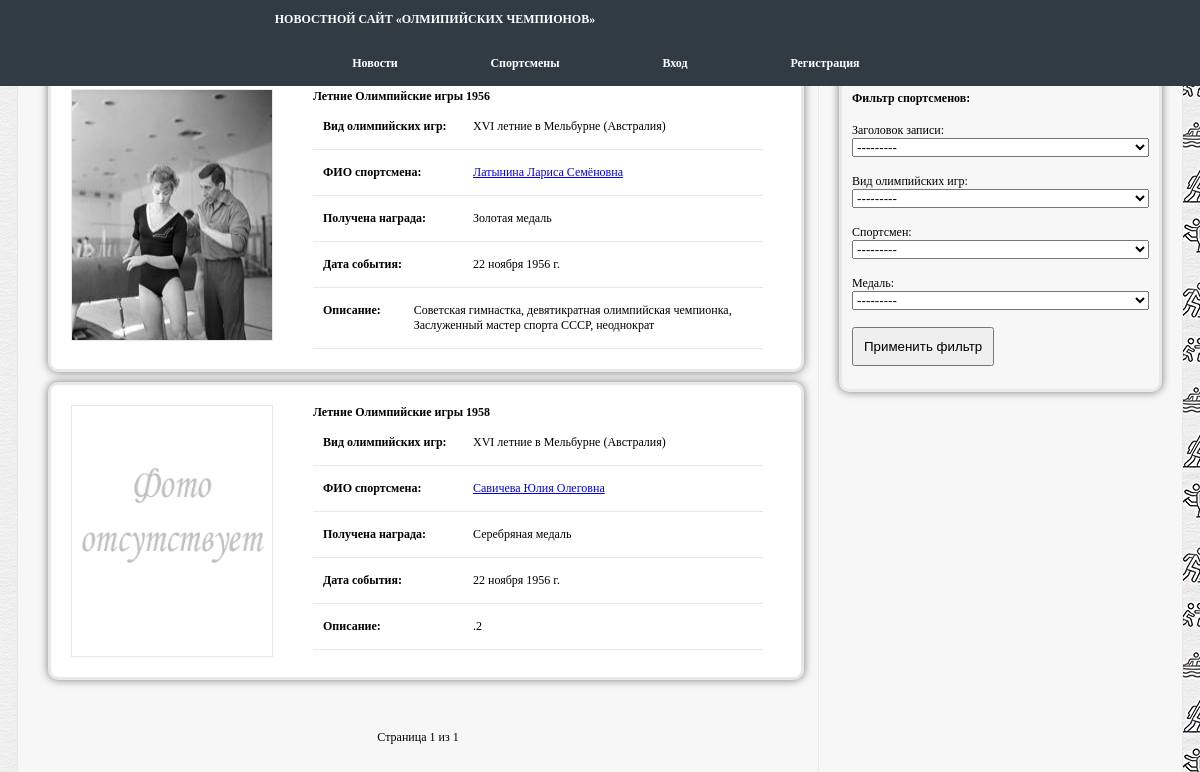
Page /news/ on the committed database.
### app/olimp/models.py (models this page shows, shortened)
class Stand(models.Model):
    stand_name = models.CharField(
        max_length=40,
        verbose_name="Заголовок записи",
        null=False,
        blank=False,
    )
    stand_description = models.TextField(
        verbose_name="Описание записи",
        max_length=100,
        null=False,
        blank=False,
    )
    sportsman_id = models.ForeignKey(
        "Sportsman",
        on_delete=models.CASCADE,
        related_name="Sportsman_Stand",
        verbose_name="Спортсмен",
        null=False,
        blank=False,
    )
    view_olimp_id = models.ForeignKey(
        "ViewOlimp",
        on_delete=models.CASCADE,
        related_name="ViewOlimp_Stand",
        verbose_name="Вид олимпийских игр",
        null=False,
        blank=False,
    )
    medal_id = models.ForeignKey(
        "Medal",
        on_delete=models.CASCADE,
        related_name="Medal_Stand",
        verbose_name="Медаль",
        null=False,
        blank=False,
    )
    date_event = models.DateField(
        verbose_name="Дата олимпиады",
        null=True,
        blank=False,
    )
    stand_is_visible = models.BooleanField(
        default=False,
        verbose_name="Скрытая запись",
        null=True,
        blank=True,
    )
    def __str__(self):
        return self.stand_name
    class Meta:
        verbose_name = "СТЕНД"
        verbose_name_plural = "СТЕНД"

class Sportsman(models.Model):
    sportsman_name = models.CharField(
        max_length=50,
        verbose_name="ФИО спортсмена",
        null=False,
        blank=False,
    )
    sportsman_country = models.CharField(
        max_length=30,
        verbose_name="Страна",
        null=False,
        blank=False,
    )
    sportsman_birthday = models.DateField(
        max_length=8,
        verbose_name="Дата рождения",
        null=False,
        blank=False,
    )
    sportsman_biogrpahy = models.TextField(
        verbose_name="Биография",
        null=True,
        blank=True,
    )
    view_sports_id = models.ForeignKey(
        "ViewSports",
        on_delete=models.CASCADE,
        related_name="ViewSports_Sportsman",
        verbose_name="Вид спорта",
        null=False,
        blank=False,
    )
    trener_id = models.ForeignKey(
        "Trener",
        on_delete=models.CASCADE,
        related_name="Trener_Sportsman",
        verbose_name="Тренер",
        null=False,
        blank=False,
    )
    sportsman_img = models.ImageField(
        upload_to="media/sportsman/%y/%m/%d/",
        default="media/default.png",
        verbose_name="Загрузить фото",
        null=False,
        blank=True,
    )
    sportsman_is_visible = models.BooleanField(
        default=False,
        verbose_name="Скрытая запись",
        null=True,
        blank=True,
    )
    def __str__(self):
        return self.sportsman_name
    class Meta:
        verbose_name = "СПОРТСМЕНА"
        verbose_name_plural = "СПОРТСМЕНЫ"

class ViewOlimp(models.Model):
    view_olimp_name = models.CharField(
        max_length=50,
        verbose_name="Наименование олимпийских игр",
        null=False,
        blank=False,
    )
    view_olimp_is_visible = models.BooleanField(
        default=False,
        verbose_name="Скрытая запись",
        null=True,
        blank=True,
    )
    def __str__(self):
        return self.view_olimp_name
    class Meta:
        verbose_name = "ВИД ОЛИМПИЙСКИХ ИГР"
        verbose_name_plural = "ВИДЫ ОЛИМПИЙСКИХ ИГР"

class Medal(models.Model):
    medal_name = models.CharField(
        max_length=20,
        verbose_name="Вид медали",
        null=False,
        blank=False,
    )
    medal_is_visible = models.BooleanField(
        default=False,
        verbose_name="Скрытая запись",
        null=True,
        blank=True,
    )
    def __str__(self):
        return self.medal_name
    class Meta:
        verbose_name = "МЕДАЛЬ"
        verbose_name_plural = "МЕДАЛИ"

### app/olimp/views.py (the view)
# urls.py: path('', StandList.as_view(), name='stand_list_view'),
class StandList(FilterView):
    model = Stand
    filterset_class = StandFilter
    context_object_name = "stands"
    template_name = "stand/stand_list.html"
    paginate_by = settings.OBJECTS_ON_PAGE
    def get_context_data(self, **kwargs):
        context = super().get_context_data(**kwargs)
        context["stands"] = self.queryset
        context["title"] = "Новостной сайт «Олмипийские чемпионы»"
        return context
    def get_queryset(self):
        return Stand.objects.filter(stand_is_visible=False)

### app/olimp/templates/stand/stand_list.html
{% extends 'stand/base_stand_list.html' %}

### templates/stand/base_stand_list.html (shortened to what this page needs)
{% load static %}
{% include "../inc/_header.html" %}
<div class="wrapper">
    <div class="field">
        <div class="field_news">
            <div class="news">
                {% for stand in page_obj %}
            <div class="redcords">
                <div class="photo_news">
                   <img src="/media/{{ stand.sportsman_id.sportsman_img }}">
                </div>
                <div class="items_news">
                    <strong>{{ stand.stand_name }}</strong><br>
                      <div  class="title_info_sportsman">
                           <div class="desc_info_sportsman">
                               <strong>Вид олимпийских игр: </strong>
                           </div>
                          <div>{{ stand.view_olimp_id.view_olimp_name }}</div>
                      </div>
                      <div  class="title_info_sportsman">
                           <div class="desc_info_sportsman">
                               <strong>ФИО спортсмена: </strong>
                           </div>
                          <div><a href="/news/{{ stand.id }}">{{stand.sportsman_id}}</a></div>
                      </div>
                      <div  class="title_info_sportsman">
                           <div class="desc_info_sportsman">
                               <strong>Получена награда: </strong>
                           </div>
                          <div>{{ stand.medal_id }}</div>
                      </div>
                      <div  class="title_info_sportsman">
                           <div class="desc_info_sportsman">
                               <strong>Дата события:  </strong>
                           </div>
                          <div>{{ stand.date_event }}</div>
                      </div>
                        <div  class="title_info_sportsman">
                            <div class="desc_info_sportsman">
                               <strong>Описание:  </strong>
                           </div>
                           <div style="white-space: pre-line;" >{{stand.stand_description }}</div>
                          </div>
            </div>
        </div>
            {% endfor %}
            </div>
            <div class="pagin">
            <span> Страница {{ page_obj.number }} из {{ page_obj.paginator.num_pages }} </span>
            </div>
        </div>
        <div class="news right-panel">
            <div>
                <form method="get" class="setup_centr">
                    <p><strong>Фильтр спортсменов: </strong></p>
                    {{ filter.form.as_p }}
                    <button type="submit" Class="btn">Применить фильтр</button>
                 </form>
            </div>
        </div>
    </div>
</div>
{% include "../inc/_footer.html" %}
{% include "../inc/_footer.html" %}

### static/css/main.css (style rules this page uses)
body { margin: 0px; padding: 0px; background-image: url("../img/background1.png"); background-repeat: repeat; font-family: Verdana; font-size: 12; }
.field { display: flex; justify-content: space-between; background: #f8f7f7; border: 1px solid #e9e8e8; width: 1164px; height: 1000px; margin-left: auto; margin-right: auto; }
.field_news { width: 800px; height: inherit; border-right: 1px solid #e9e8e8; }
.news { margin: 50px; margin-left:30px; margin-right:30px; }
.redcords { display: flex; align-items: flex-start; background: white; border: 3px solid #e9e8e8; border-radius: 10px; margin-bottom: 10px; box-shadow: 0 0 8px rgb(0 0 0 / 50%); width: 750px; }
.photo_news { border: 1px solid #e9e8e8; margin: 20px; height: 100%; }
.items_news { margin-left: 50px; margin: 20px; width: 100%; height: 100%; }
img { width: 200px; height: 250px; }
.pagin { text-align: center; }
.right-panel { background: #f8f7f7; border: 3px solid #e9e8e8; border-radius: 10px; margin: 50px; margin-left:20px; margin-right:20px; padding: 10px; height: 300px; margin-top: 50px; width: 300px; box-shadow: 0 0 8px rgb(0 0 0 / 50%); }
label { white-space: pre; }
p { display: flex; align-content: space-between; flex-direction: column; padding-bottom: 5px; }
.btn { padding: 10px; }
.title_info_sportsman { display:flex; align-items: baseline; padding: 15px 10px; border-bottom: 1px solid #e9e8e8; width: 430px; }
.desc_info_sportsman { width: 150px; }

### rows in the picture
Stand: sportsman_id.sportsman_img (picture), stand_name "Летние Олимпийские игры 1956", view_olimp_id.view_olimp_name "XVI летние в Мельбурне (Австралия)", sportsman_id "Латынина Лариса Семёновна", medal_id "Золотая медаль", date_event "22 ноября 1956 г.", stand_description "Советская гимнастка, девятикратная олимпийская чемпионка, Заслуженный мастер спорта СССР, неоднократ", stand_name "---------"
Stand: sportsman_id.sportsman_img (placeholder picture), stand_name "Летние Олимпийские игры 1958", view_olimp_id.view_olimp_name "XVI летние в Мельбурне (Австралия)", sportsman_id "Савичева Юлия Олеговна", medal_id "Серебряная медаль", date_event "22 ноября 1956 г.", stand_description ".2", view_olimp_id "---------", sportsman_id "---------", medal_id "---------"

### other values in the picture
{{ page_obj.number }} "1"
{{ page_obj.paginator.num_pages }} "1"
